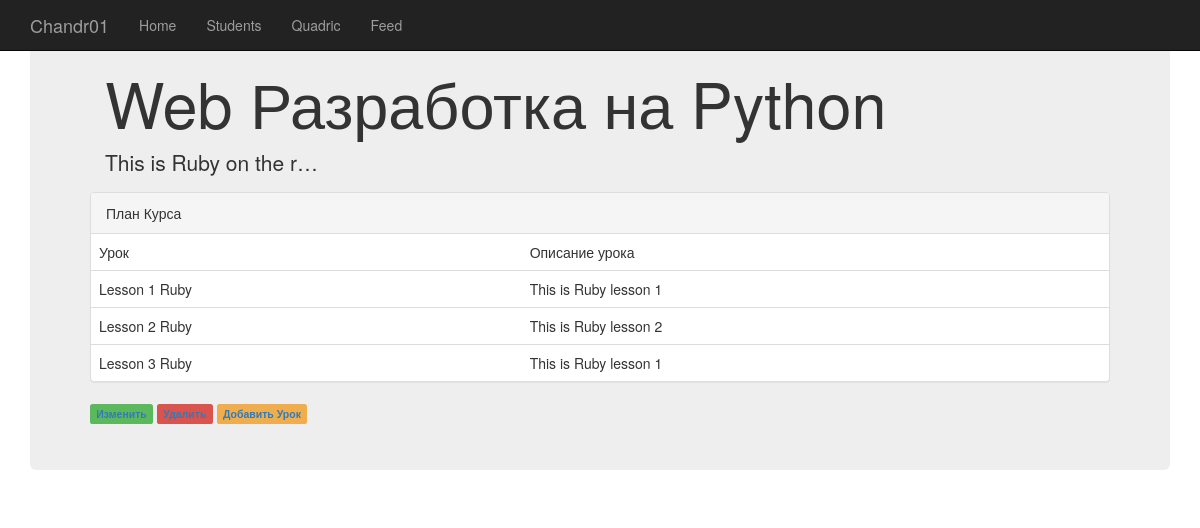
The page /course/3 on the database as committed earlier.
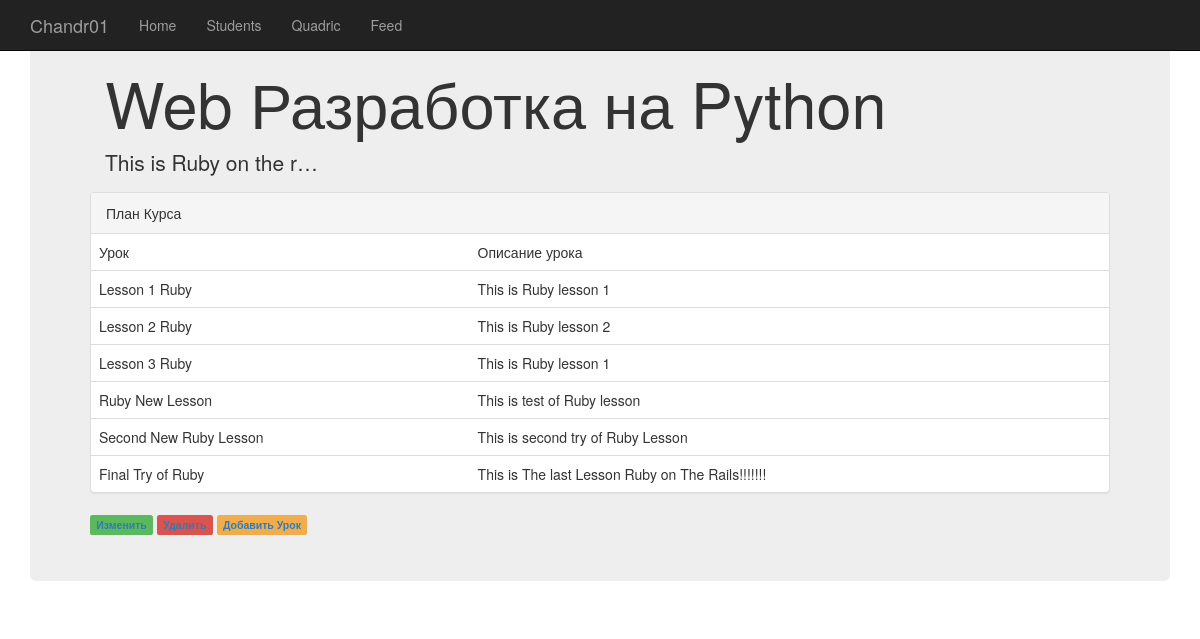
The same page on the database as committed later.
### course/models.py (models this page shows, shortened)
class Lesson(models.Model):
    subject = models.CharField(max_length=255)
    description = models.TextField(max_length=2000)
    course = models.ForeignKey(Course, null=True, on_delete=models.DO_NOTHING)
    order = models.PositiveIntegerField(null=True, unique=True)

### course/views.py (the view)
# urls.py: url(r'^course/(?P<identer>\d+)$', views.course_description),
def course_description(request, identer):
    course = Course.objects.get(id=identer)
    lessons = Lesson.objects.filter(course=course)
    return render(request, 'course_detail.html', {'course': course,
                                                  'lessons': lessons})

### templates/course_detail.html (shortened to what this page needs)
{% extends "base.html" %}
{% block name %}<h1>Web Разработка на Python</h1>{% endblock name %}
{% block opisanie %}<p>{{ course.description|truncatechars:22 }}</p>{% endblock opisanie %}
{% block content %}  <div class="panel panel-default">
          <div class="panel-heading">План Курса</div>
          <table class="table">
              <tr>
                <td>Урок</td><td>Описание урока</td>
              </tr>
                {% for i in lessons %}
                <tr>
                      <td>{{ i.subject }}</td><td>{{ i.description }}</td>
                </tr>
                {% endfor %}
          </table>
          </div>
<span class="label label-success"><a href="/course/edit/{{ course.id }}">Изменить</a></span>
<span class="label label-danger"><a href="/course/remove/{{ course.id }}">Удалить</a></span>
<span class="label label-warning"><a href="/lesson/add/{{ course.id }}">Добавить Урок</a></span>
{% endblock content %}

Rows that differ between the two databases and show on the page:
added Lesson: subject "Ruby New Lesson", description "This is test of Ruby lesson"
added Lesson: subject "Second New Ruby Lesson", description "This is second try of Ruby Lesson"
added Lesson: subject "Final Try of Ruby", description "This is The last Lesson Ruby on The Rails!!!!!!!"
